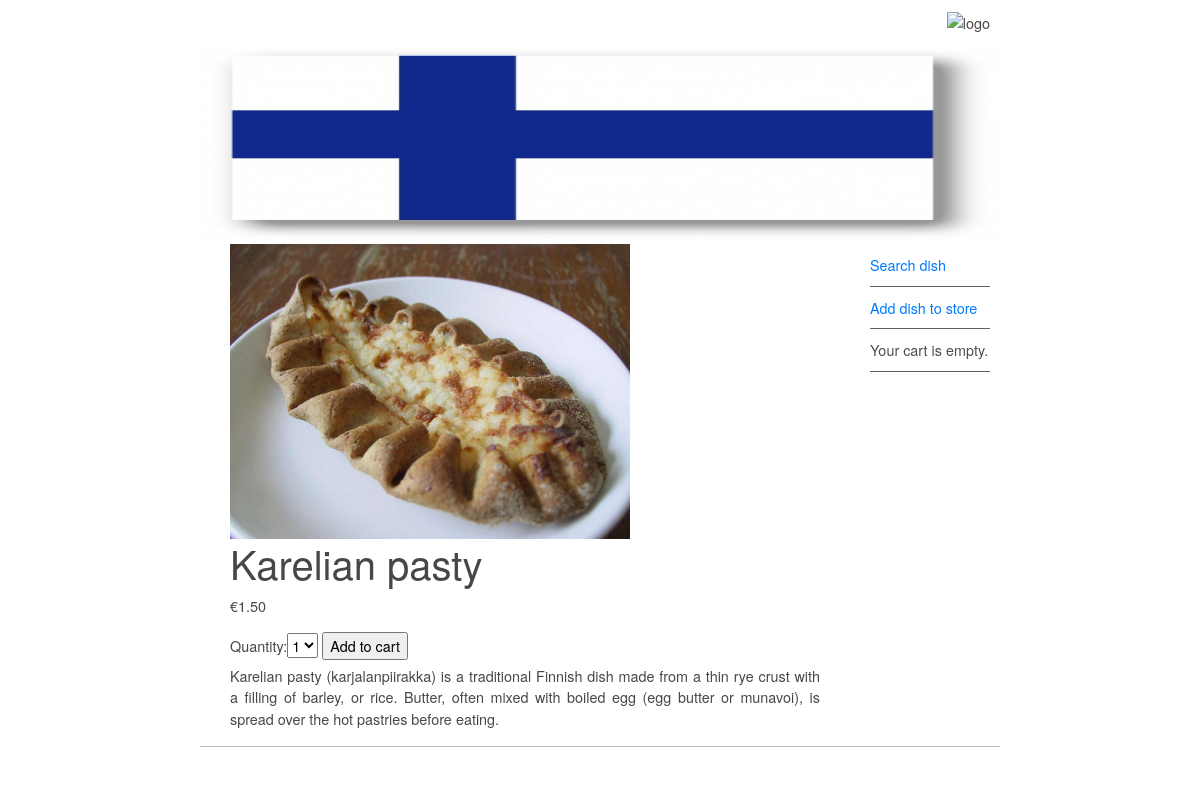
Page /1/karelian-pasty/ on the committed database.
### shops/models.py (models this page shows, shortened)
class Product(models.Model):
    name = models.CharField('Name of the product', max_length=200)
    slug = models.SlugField(max_length=200)
    image = models.ImageField('Upload an image', upload_to='products/', blank=True)
    description = models.TextField('Add a desciption of the dish', blank=True)
    price = models.DecimalField('Add a price. ',max_digits=10, decimal_places=2)
    code = models.CharField('Add a code', max_length = 20)
    available = models.BooleanField(default=True)
    created = models.DateTimeField(auto_now_add=True)
    class Meta:
        ordering = ('name', 'price') #we need to have all product sorted by name and by code in the templates

### shops/views.py (the view)
# urls.py: path('<int:id>/<slug:slug>/', views.productDetail, name='productDetail'),
def productDetail(request, id, slug):
    product = get_object_or_404(Product, id=id, slug=slug, available=True)
    cart_product_form = CartAddProductForm()
    return render(request, 'shops/detail.html', {'product': product,'cart_product_form': cart_product_form})

### cart/forms.py
class CartAddProductForm(forms.Form):
    quantity = forms.TypedChoiceField(
                                choices=PRODUCT_QUANTITY_CHOICES,
                                coerce=int)
    override = forms.BooleanField(required=False,
                                  initial=False,
                                  widget=forms.HiddenInput)

### cart/cart.py (called while the page is built)
    def __len__(self):
        return sum(item['quantity'] for item in self.cart.values())

### cart/context_processors.py (called while the page is built)
def cart(request):
   return {'cart': Cart(request)}

### shops/templates/shops/detail.html (shortened to what this page needs)
{% extends 'base.html' %}
{% block content %}
<div>
    <img src = "{{product.image.url}}" width="400px">
   <h1>{{ product.name }}</h1>
   <p class="price">€{{ product.price }}</p>
   <form action="{% url "cart:cart_add" product.id %}" method="post">
        {{ cart_product_form }}
        <input type="submit" value="Add to cart">
   </form>
 {{ product.description|linebreaks }}
</div>
{% endblock %}

### static/css/base.css (style rules this page uses)
body { background-color: #FFFFFF; font-family: Gotham, "Helvetica Neue", Helvetica, Arial, sans-serif; font-size: 0.9em; text-align: justify; color: #474747; }

### rows in the picture
Product: image (picture), name "Karelian pasty", price "1.50", description "Karelian pasty (karjalanpiirakka) is a traditional Finnish dish made from a thin rye crust with a filling of barley, or rice. Butter, often mixed with boiled egg (egg butter or munavoi), is spread over the hot pastries before eating."
